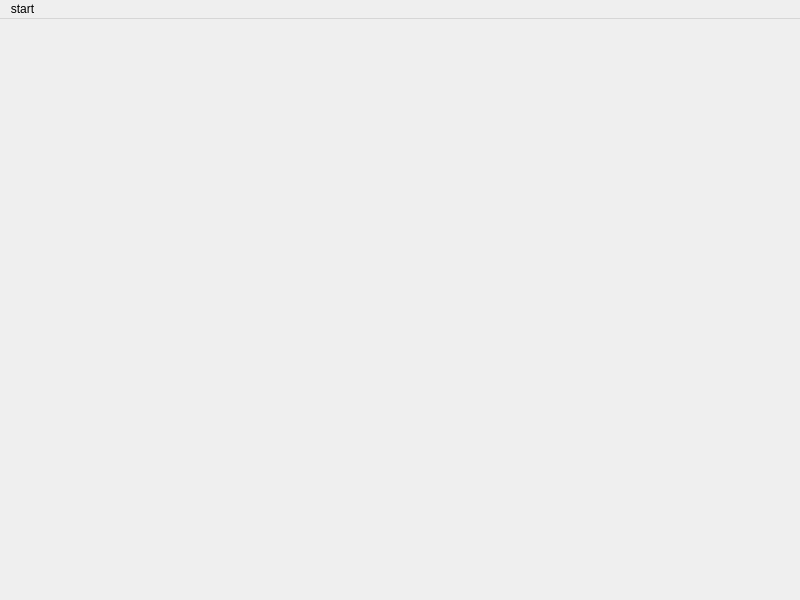
<?xml version="1.0" encoding="UTF-8"?>
<ui version="4.0">
 <class>MainScene</class>
 <widget class="QMainWindow" name="MainScene">
  <property name="geometry">
   <rect>
    <x>0</x>
    <y>0</y>
    <width>800</width>
    <height>600</height>
   </rect>
  </property>
  <property name="windowTitle">
   <string>MainScene</string>
  </property>
  <widget class="QWidget" name="centralwidget"/>
  <widget class="QMenuBar" name="menubar">
   <property name="geometry">
    <rect>
     <x>0</x>
     <y>0</y>
     <width>800</width>
     <height>22</height>
    </rect>
   </property>
   <widget class="QMenu" name="menustart">
    <property name="title">
     <string>start</string>
    </property>
    <addaction name="separator"/>
    <addaction name="actionend"/>
   </widget>
   <addaction name="menustart"/>
  </widget>
  <action name="actionend">
   <property name="text">
    <string>end</string>
   </property>
  </action>
 </widget>
 <resources/>
 <connections/>
</ui>
